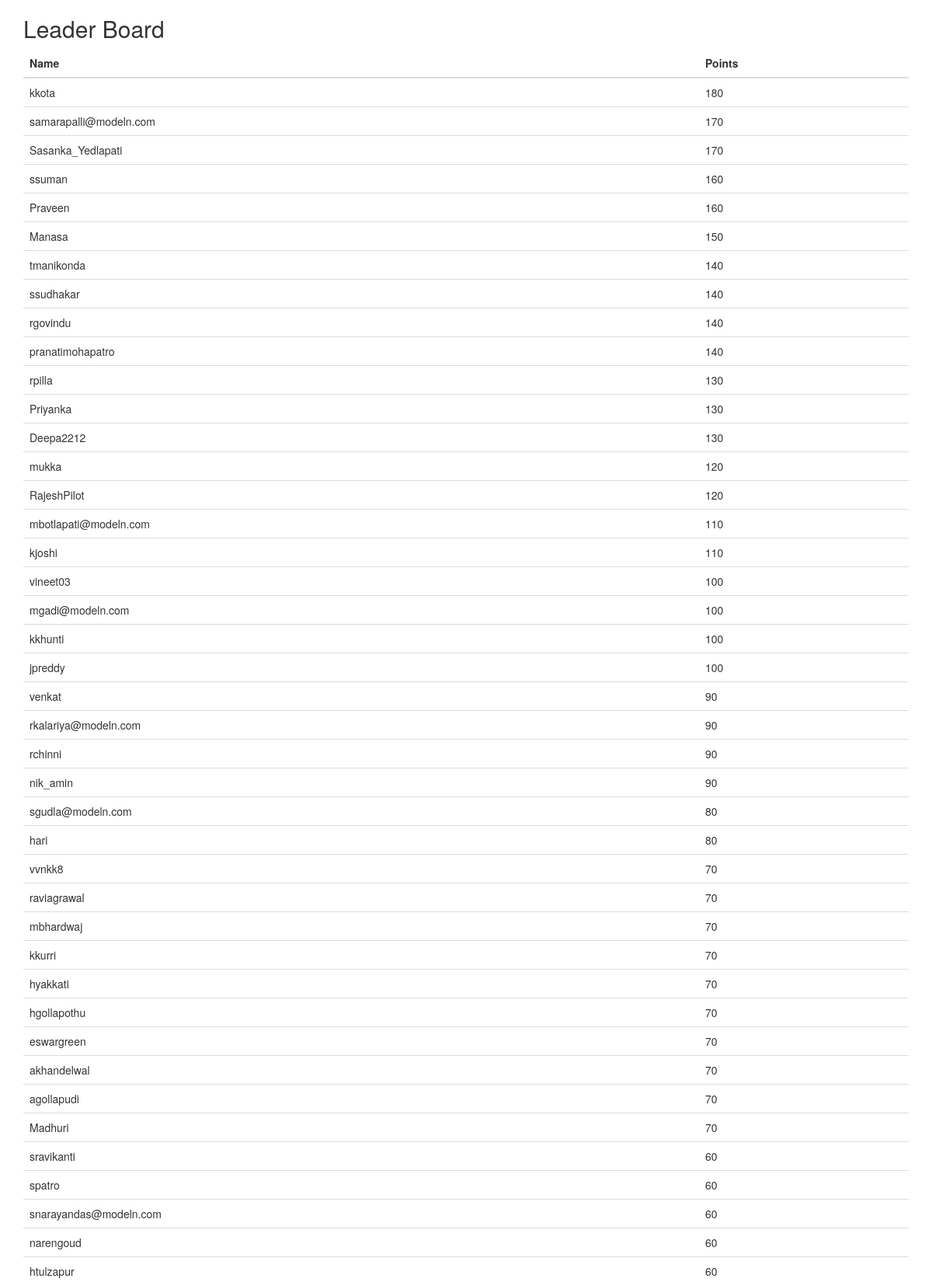
Page /leaderboard/ (upper part) on the committed database.
### IMPLEMENTATION/models.py (models this page shows)
class Selection(models.Model):
    user = models.CharField(max_length=255)
    match1 = models.CharField(max_length=255)
    match2 = models.CharField(max_length=255)
    date = models.CharField(max_length=255)
    choice1 = models.CharField(max_length=255)
    choice2 = models.CharField(max_length=255)
    points = models.IntegerField()

### IMPLEMENTATION/views.py (the view)
# urls.py: url(r'^leaderboard/$', 'IMPLEMENTATION.views.leaderboard', name='leaderboard'),
@csrf_exempt
def leaderboard(request):
    template_leader = 'leaderboard.html'
    chart = Selection.objects.raw("select id, user, SUM(points) as leader from IMPLEMENTATION_selection group by user order by SUM(points) DESC;")
    return render(request, template_leader, {'chart': chart})

### IMPLEMENTATION/templates/leaderboard.html (shortened to what this page needs)
<!DOCTYPE html>
<html lang="en">
<head>
  <link rel="stylesheet" href="https://maxcdn.bootstrapcdn.com/bootstrap/3.3.7/css/bootstrap.min.css">
</head>
<body>
<div class="container">
  <h2>Leader Board</h2>
<table class="table table-hover">
  <thead>
        <tr>
             <th>Name</th>
            <th>Points</th>
        </tr>
  </thead>
<tbody>
   {% for i in chart%}
	<tr>
        <td> {{ i.user }} </td>
        <td>{{ i.leader }} </td>
    </tr>
	{% endfor %}
  </tbody>
</table>
</div>
</body>
</html>

### rows in the picture
Selection: user "kkota", leader "180"
Selection: user "samarapalli@modeln.com", leader "170"
Selection: user "Sasanka_Yedlapati", leader "170"
Selection: user "ssuman", leader "160"
Selection: user "Praveen", leader "160"
Selection: user "Manasa", leader "150"
Selection: user "tmanikonda", leader "140"
Selection: user "ssudhakar", leader "140"
Selection: user "rgovindu", leader "140"
Selection: user "pranatimohapatro", leader "140"
Selection: user "rpilla", leader "130"
Selection: user "Priyanka", leader "130"
Selection: user "Deepa2212", leader "130"
Selection: user "mukka", leader "120"
Selection: user "RajeshPilot", leader "120"
Selection: user "mbotlapati@modeln.com", leader "110"
Selection: user "kjoshi", leader "110"
Selection: user "vineet03", leader "100"
Selection: user "mgadi@modeln.com", leader "100"
Selection: user "kkhunti", leader "100"
Selection: user "jpreddy", leader "100"
Selection: user "venkat", leader "90"
Selection: user "rkalariya@modeln.com", leader "90"
Selection: user "rchinni", leader "90"
Selection: user "nik_amin", leader "90"
Selection: user "sgudla@modeln.com", leader "80"
Selection: user "hari", leader "80"
Selection: user "vvnkk8", leader "70"
Selection: user "raviagrawal", leader "70"
Selection: user "mbhardwaj", leader "70"
Selection: user "kkurri", leader "70"
Selection: user "hyakkati", leader "70"
Selection: user "hgollapothu", leader "70"
Selection: user "eswargreen", leader "70"
Selection: user "akhandelwal", leader "70"
Selection: user "agollapudi", leader "70"
Selection: user "Madhuri", leader "70"
Selection: user "sravikanti", leader "60"
Selection: user "spatro", leader "60"
Selection: user "snarayandas@modeln.com", leader "60"
Selection: user "narengoud", leader "60"
Selection: user "htulzapur", leader "60"
